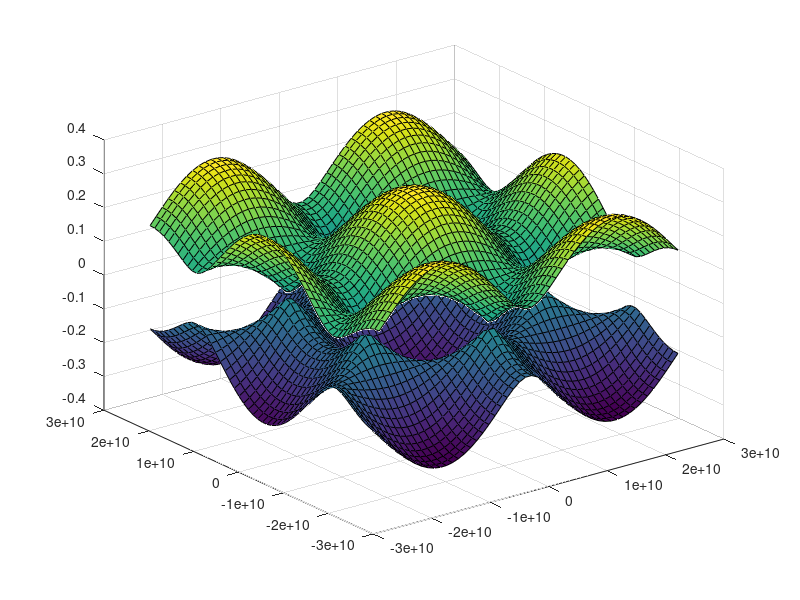
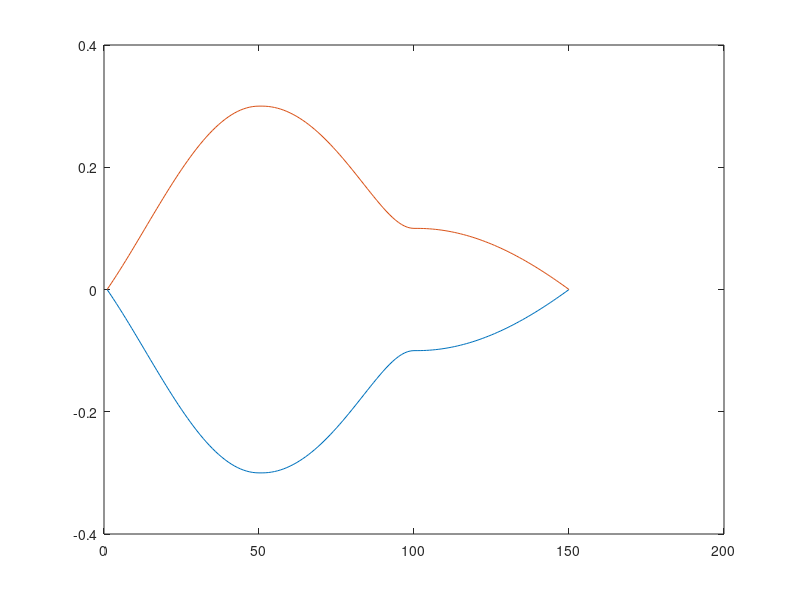

Here is the MATLAB script that generated these plots, in order:
%close all; clear; clc;
Eo = 0;
t = 0.1;
a0 = 1.42*1e-10;
a = a0*sqrt(3);

from = 2*pi/a;
len = 50;
kx = linspace(-from,from,len);
[kx,ky] = meshgrid(kx);
E = Eo+t.*sqrt(1+4*cos( (sqrt(3)/2)*kx*a).*cos(ky*a/2)+4*((cos(ky*a/2).^2)));
%E = Eo + t.*sqrt(E);

f = figure(3);
surf(kx,ky,E);
hold on;
surf(kx,ky,-E);
%colormap(f,jet);

%Gamma = [0, 0]
%K1 = [-4*pi / (3*sqrt(3)*a_cc), 0]
%M = [0, 2*pi / (3*a_cc)]
%K2 = [2*pi / (3*sqrt(3)*a_cc), 2*pi / (3*a_cc)]


Gamma = [0, 0];
K1 = [-2*pi / (sqrt(3)*a), 2*pi / (3*a)];
M = [2*pi / (sqrt(3)*a), 0];
K2 = [2*pi / (sqrt(3)*a), 2*pi / (3*a)];

%kx=(2*pi/(sqrt(3)*a));
%ky=(2*pi/(3*a))*s ;

f2 = figure(4);
kx = [linspace(K1(1),Gamma(1),len),linspace(Gamma(1),M(1),len),linspace(M(1),K2(1),len)];
ky = [linspace(K1(2),Gamma(2),len),linspace(Gamma(2),M(2),len),linspace(M(2),K2(2),len)];

%E1=t.*sqrt(1+4.*cos((sqrt(3).*a/2).*kx).*cos((a/2).*ky)+4.*cos((a/2).*ky).^2) ;
%E2=-E1; 

%kx = [linspace(Gamma(1),M(1),len),linspace(M(1),K2(1),len),linspace(K2(1),Gamma(1),len)];
%ky = [linspace(Gamma(2),M(2),len),linspace(M(2),K2(2),len),linspace(K2(2),Gamma(2),len),];


Esym = Eo-t.*sqrt(1+4.*cos( (sqrt(3)/2).*kx.*a).*cos(ky.*a/2)+4.*((cos(ky.*a/2).^2)));
Esymp = Eo+t.*sqrt(1+4.*cos( (sqrt(3)/2).*kx.*a).*cos(ky.*a/2)+4.*((cos(ky.*a/2).^2)));
plot(Esym)
hold on;
plot(Esymp)
